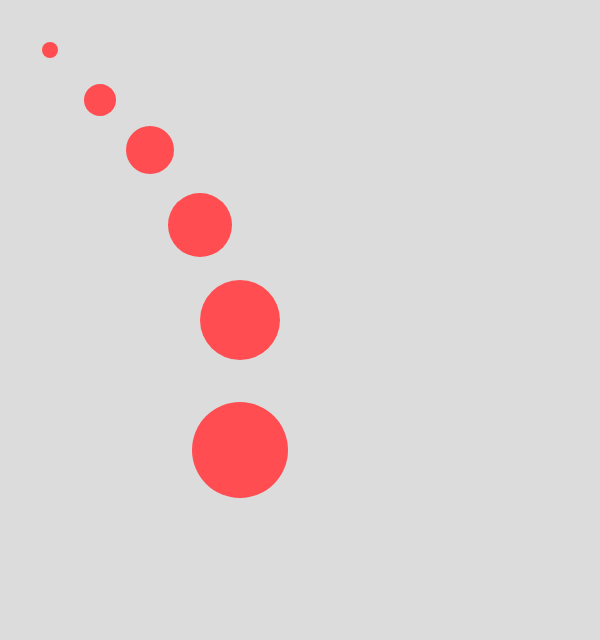
Frame 1 (no input)
Frame 60 (no input): identical to frame 1, image omitted
Frame 120 (the mouse pressed at the canvas centre since frame 60): identical to frame 1, image omitted

The p5.js sketch that drew this single still picture (run headless with seeded random() and noise() and a simulated clock; from frame 60 on, the mouse is pressed at the canvas centre):

// p5.js sketch
// ── sketch.js
function setup() {
  createCanvas(600, 640);
}

  function draw() {
  background(220);
    // storing the base unit in a variable 
    const baseUnit = 16;
  // first point 
  strokeWeight(baseUnit); // required attribute to set the size. The function works in pixels 
  stroke(255, 77, 81); // used to set the colour since points can't be filled. It accepts RGB values
  point(50, 50); // plotting the point on the canvas 

  // Second point
  strokeWeight(baseUnit * 2);
  point(100, 100);

  // 3rd 
  strokeWeight(baseUnit * 3);
  point(150, 150);

  // 4th 
  strokeWeight(baseUnit * 4);
    point(200, 225);

    // 5th 
    strokeWeight(baseUnit * 5);
    point(240, 320);;

    // 6th 
    strokeWeight(baseUnit * 6);
    point(240, 450)

}
